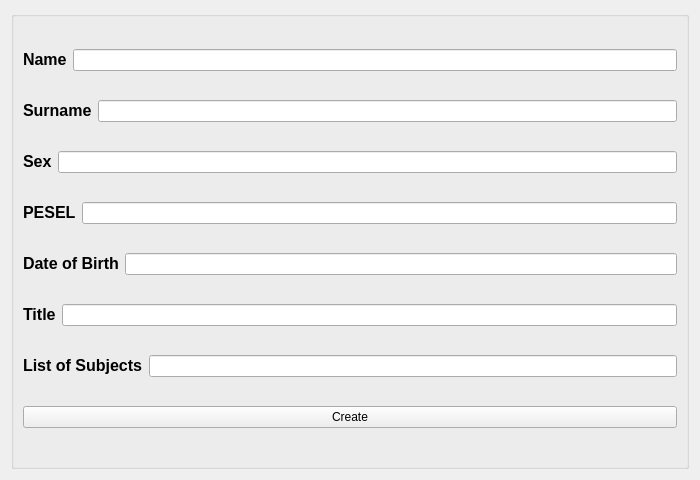
<?xml version="1.0" encoding="UTF-8"?>
<ui version="4.0">
 <class>Create</class>
 <widget class="QWidget" name="Create">
  <property name="geometry">
   <rect>
    <x>0</x>
    <y>0</y>
    <width>700</width>
    <height>480</height>
   </rect>
  </property>
  <property name="windowTitle">
   <string>Form</string>
  </property>
  <layout class="QVBoxLayout" name="verticalLayout">
   <item>
    <widget class="QGroupBox" name="groupBox">
     <property name="title">
      <string/>
     </property>
     <layout class="QVBoxLayout" name="verticalLayout_2">
      <item>
       <layout class="QHBoxLayout" name="horizontalLayout_7">
        <item>
         <widget class="QLabel" name="label_name">
          <property name="text">
           <string>&lt;html&gt;&lt;head/&gt;&lt;body&gt;&lt;p&gt;&lt;span style=&quot; font-size:12pt; font-weight:600;&quot;&gt;Name&lt;/span&gt;&lt;/p&gt;&lt;/body&gt;&lt;/html&gt;</string>
          </property>
         </widget>
        </item>
        <item>
         <widget class="QLineEdit" name="lineEdit_name"/>
        </item>
       </layout>
      </item>
      <item>
       <layout class="QHBoxLayout" name="horizontalLayout_6">
        <item>
         <widget class="QLabel" name="label_surname">
          <property name="text">
           <string>&lt;html&gt;&lt;head/&gt;&lt;body&gt;&lt;p&gt;&lt;span style=&quot; font-size:12pt; font-weight:600;&quot;&gt;Surname&lt;/span&gt;&lt;/p&gt;&lt;/body&gt;&lt;/html&gt;</string>
          </property>
         </widget>
        </item>
        <item>
         <widget class="QLineEdit" name="lineEdit_surname"/>
        </item>
       </layout>
      </item>
      <item>
       <layout class="QHBoxLayout" name="horizontalLayout_5">
        <item>
         <widget class="QLabel" name="label_sex">
          <property name="text">
           <string>&lt;html&gt;&lt;head/&gt;&lt;body&gt;&lt;p&gt;&lt;span style=&quot; font-size:12pt; font-weight:600;&quot;&gt;Sex&lt;/span&gt;&lt;/p&gt;&lt;/body&gt;&lt;/html&gt;</string>
          </property>
         </widget>
        </item>
        <item>
         <widget class="QLineEdit" name="lineEdit_sex"/>
        </item>
       </layout>
      </item>
      <item>
       <layout class="QHBoxLayout" name="horizontalLayout_4">
        <item>
         <widget class="QLabel" name="label_pesel">
          <property name="text">
           <string>&lt;html&gt;&lt;head/&gt;&lt;body&gt;&lt;p&gt;&lt;span style=&quot; font-size:12pt; font-weight:600;&quot;&gt;PESEL&lt;/span&gt;&lt;/p&gt;&lt;/body&gt;&lt;/html&gt;</string>
          </property>
         </widget>
        </item>
        <item>
         <widget class="QLineEdit" name="lineEdit_pesel"/>
        </item>
       </layout>
      </item>
      <item>
       <layout class="QHBoxLayout" name="horizontalLayout_2">
        <item>
         <widget class="QLabel" name="label_dateOfBirth">
          <property name="text">
           <string>&lt;html&gt;&lt;head/&gt;&lt;body&gt;&lt;p&gt;&lt;span style=&quot; font-size:12pt; font-weight:600;&quot;&gt;Date of Birth&lt;/span&gt;&lt;/p&gt;&lt;/body&gt;&lt;/html&gt;</string>
          </property>
         </widget>
        </item>
        <item>
         <widget class="QLineEdit" name="lineEdit_dateOfBirth"/>
        </item>
       </layout>
      </item>
      <item>
       <layout class="QHBoxLayout" name="horizontalLayout_3">
        <item>
         <widget class="QLabel" name="label_title">
          <property name="text">
           <string>&lt;html&gt;&lt;head/&gt;&lt;body&gt;&lt;p&gt;&lt;span style=&quot; font-size:12pt; font-weight:600;&quot;&gt;Title&lt;/span&gt;&lt;/p&gt;&lt;/body&gt;&lt;/html&gt;</string>
          </property>
         </widget>
        </item>
        <item>
         <widget class="QLineEdit" name="lineEdit_title"/>
        </item>
       </layout>
      </item>
      <item>
       <layout class="QHBoxLayout" name="horizontalLayout">
        <item>
         <widget class="QLabel" name="label_listOfSubjects">
          <property name="text">
           <string>&lt;html&gt;&lt;head/&gt;&lt;body&gt;&lt;p&gt;&lt;span style=&quot; font-size:12pt; font-weight:600;&quot;&gt;List of Subjects&lt;/span&gt;&lt;/p&gt;&lt;/body&gt;&lt;/html&gt;</string>
          </property>
         </widget>
        </item>
        <item>
         <widget class="QLineEdit" name="lineEdit_listOfSubjects"/>
        </item>
       </layout>
      </item>
      <item>
       <layout class="QHBoxLayout" name="horizontalLayout_9">
        <item>
         <layout class="QHBoxLayout" name="horizontalLayout_8">
          <item>
           <widget class="QPushButton" name="pushButton">
            <property name="text">
             <string>Create</string>
            </property>
           </widget>
          </item>
         </layout>
        </item>
       </layout>
      </item>
     </layout>
    </widget>
   </item>
  </layout>
 </widget>
 <resources/>
 <connections/>
</ui>
